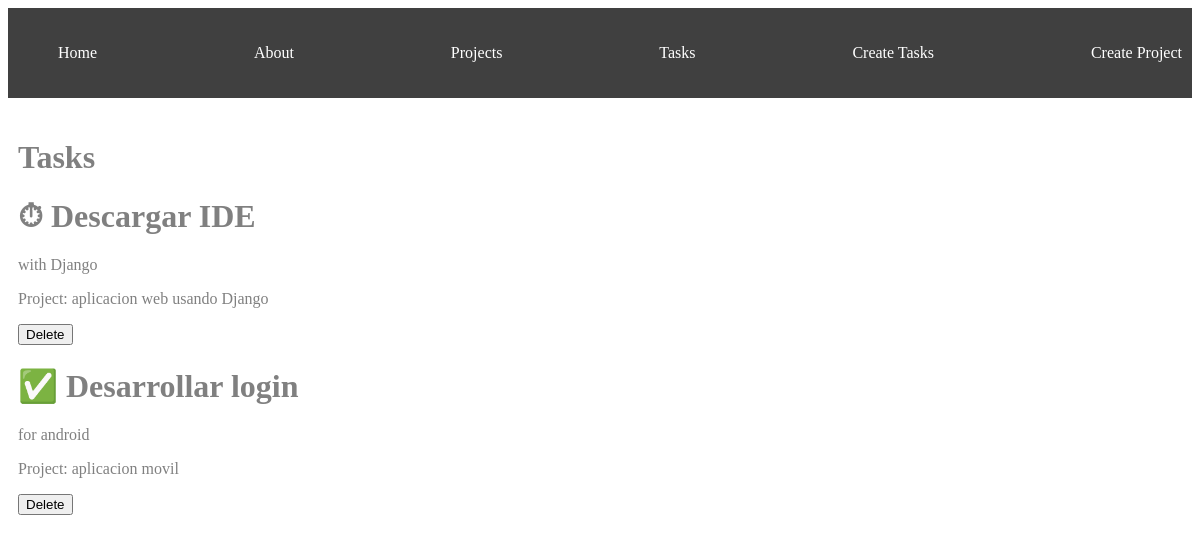
/tasks/, run on an earlier commit of the app's database.
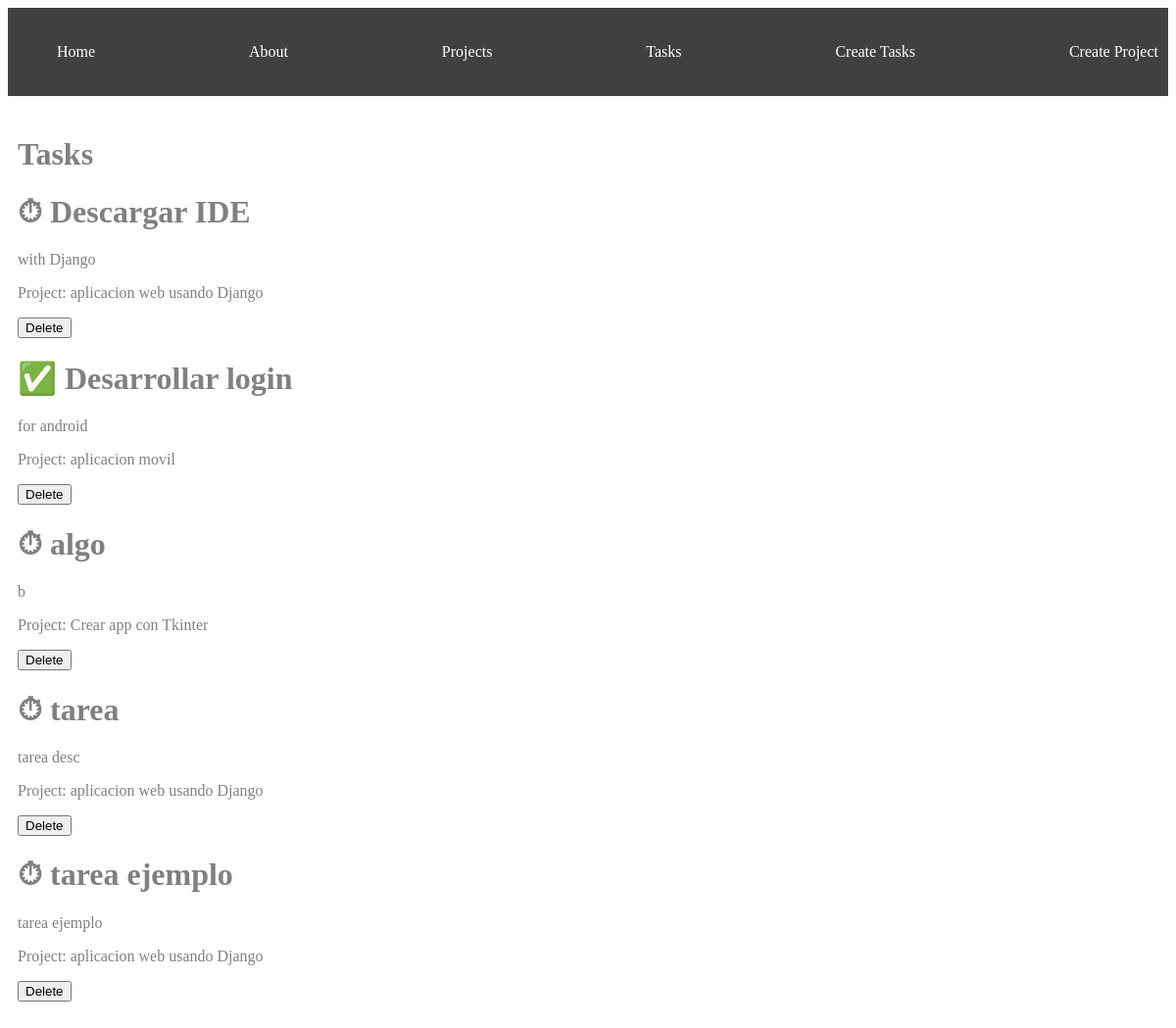
And on a later commit of the database.
### myapp/models.py (models this page shows, shortened)
class Task (models.Model):
    title = models.CharField(max_length=200)
    description = models.TextField()
    project = models.ForeignKey(Project, on_delete=models.CASCADE)
    done = models.BooleanField(default=False)

class Project(models.Model):
    name = models.CharField(max_length=200)
    def __str__(self):
        return self.name

### myapp/views.py (the view)
# urls.py: path('tasks/', views.tasks, name="tasks"),
def tasks(request):
    tasks = Task.objects.all()
    return render(request, 'tasks.html', {
        'tasks': tasks
    })

### myapp/templates/tasks.html (shortened to what this page needs)
<!DOCTYPE html>
<html lang="en">
  <head>
  </head>
  <body>
    {% extends 'base.html' %}
    {% block content %}
    <h1>Tasks</h1>
    {% for task in tasks%}
    <div>
        <h1>{%if  task.done == False%} ⏱ {% else %} ✅ {%endif %} {{task.title}}</h1>
        <p>{{task.description}}</p>
        <p>Project: {{task.project}}</p>
        <button>
            Delete
        </button>
    </div>
    {% endfor %}
    {% endblock%}

### myapp/templates/base.html (shortened to what this page needs)
{%load static %}
<!DOCTYPE html>
<html lang="en">
<head>
    <link rel="stylesheet" href="{% static '/styles/main.css'%}">
</head>
<body>
    <nav class="navbar container">
        <ul>
            <li>
                <a href="{% url 'index'%}">Home</a>
            </li>
            <li>
                <a href="{% url 'about'%}">About</a>
            </li>
            <li>
                <a href="{% url 'projects'%}">Projects</a>
            </li>
            <li>
                <a href="{% url 'tasks'%}">Tasks</a>
            </li>
            <li>
                <a href="{% url 'create_task'%}">Create Tasks</a>
            </li>
            <li>
                <a href="{% url 'create_project'%}">Create Project</a>
            </li>
        </ul>
    </nav>
    <main class="container">
        {% block content %}
        {% endblock%}
    </main>
</body>
</html>

### myapp/static/styles/main.css (style rules this page uses)
body { background: white; color: gray; }
.navbar { background: #404040; color: white; padding: 10px 0; margin: 10px 0; }
.navbar ul { display: flex; justify-content: space-between; }
.navbar ul li { list-style: none; }
.navbar ul li a { color: white; text-decoration: none; }
.container { max-width: 1200px; margin: auto; padding: 20px 10px; }

What changed in the data, as far as the page shows it:
added Task: title "algo", description "b", project "Crear app con Tkinter"
added Task: title "tarea", description "tarea desc", project "aplicacion web usando Django"
added Task: title "tarea ejemplo", description "tarea ejemplo", project "aplicacion web usando Django"
